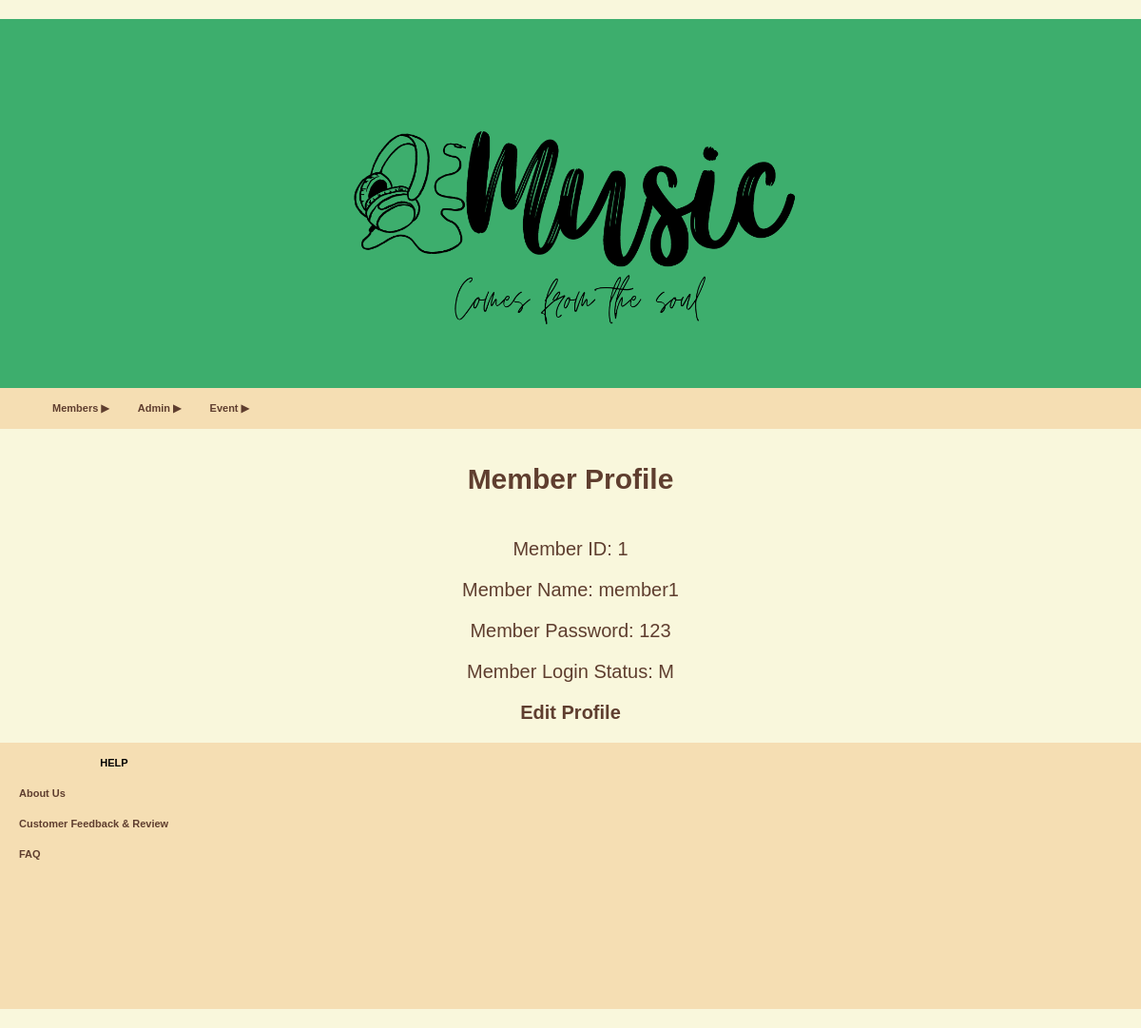
The page /viewprofile.php (signed in) on the database its author committed.
### tables this page shows
CREATE TABLE members (
	member_id INT NOT NULL PRIMARY KEY AUTO_INCREMENT,
	member_name VARCHAR (20) NOT NULL,
	member_password VARCHAR (20) NOT NULL,		
	member_login_status VARCHAR (2) NOT NULL,
    member_gmail VARCHAR (20) NOT NULL,
    email_status VARCHAR(10) NOT NULL

);

### viewprofile.php (the view, shortened to what this page needs)
<?php
$mysqli = mysqli_connect(DB_HOST, DB_USER, DB_PASSWORD, DB_NAME) OR die("Connection failed: " . mysqli_connect_error());
$member_id = $_SESSION['member_id'];
$query = "SELECT * FROM members WHERE member_id = ?";
$stmt = mysqli_prepare($mysqli, $query);
if ($stmt) {
    mysqli_stmt_bind_param($stmt, "s", $member_id);
    mysqli_stmt_execute($stmt);
    $result = mysqli_stmt_get_result($stmt);
    $member = mysqli_fetch_assoc($result);
} else {
    die("Database query failed.");
}
?>
<!DOCTYPE html>
<html>
<head>
    <link rel="stylesheet" href="style.css">
</head>
<body>
    <header>
        <div class="logo">
            <a><img src="Music.png" alt="Music"></a>
        </div>
        <nav class="horizontal">
            <ul class="mainmenu">
                <li>
                    <a href="#" class="submenuTitle">Members &#9654;</a>
                </li>
                <li>
                    <a href="#" class="submenuTitle">Admin &#9654;</a>
                </li>
                <li>
                    <a href="#" class="submenuTitle">Event &#9654;</a>
                </li>
            </ul>
        </nav>
    </header>
    <section>
        <div>
            <h2>Member Profile</h2>
            <div>
                <?php if ($member): ?>
                    <p>Member ID: <?php echo htmlspecialchars($member['member_id']); ?></p>
                    <p>Member Name: <?php echo htmlspecialchars($member['member_name']); ?></p>
                    <p>Member Password: <?php echo htmlspecialchars($member['member_password']); ?></p>
                    <p>Member Login Status: <?php echo htmlspecialchars($member['member_login_status']); ?></p>
                <?php else: ?>
                    <p>No profile found for this member.</p>
                <?php endif; ?>
            </div>
            <a href="editprofile.php">Edit Profile</a>
        </div>
    </section>
</body>
<footer>
    <nav class="navi">
        <p class="help">HELP</p>
        <a href="aboutus.html">About Us</a>
        <a href="memfeedback.html">Customer Feedback & Review</a>
        <a href="FAQ.php">FAQ</a>
    </nav>
</footer>
</html>

### style.css (style rules this page uses)
html { background-color: rgb(249,247,220); margin: 0; padding: 0; }
body { background-color: rgb(249,247,220); text-align: center; color: #5F3E2F; font: 11px verdana, sans-serif; margin: 0px; padding: 20px 0px 20px 0px; align-items: center; align-self: center; }
a { color: #5F3E2F; font-weight: bold; text-decoration: none; }
.logo img { max-width: 100%; max-height: 100%; width: 1200px; height:auto; }
header { background-color: rgb(61,174,109); }
nav { display:contents; width: 100%; }
nav > ul > li { display: table-cell; }
nav > ul > li > a { display: block; }
nav.horizontal ul { display:block; flex-flow:column wrap; }
ul { text-align: left; list-style: none; background-color: wheat; }
.submenuTitle { padding:15px; display:inline-block; }
nav.horizontal a.submenuTitle { display:block; }
nav { font-family:'Trebuchet MS', 'Lucida Sans Unicode', 'Lucida Grande', 'Lucida Sans', Arial, sans-serif; }
section { align-items: center; align-self: center; font-family: 'Trebuchet MS', 'Lucida Sans Unicode', 'Lucida Grande', 'Lucida Sans', Arial, sans-serif; font-size: 20px; }
section>div { display: flex; flex-direction: column; justify-content: center; align-items: center; text-align:center; }
footer { background-color: wheat; height: 280px; color: aliceblue; }
.navi > a { margin: 20px; display: flex; flex-direction: column; align-items: flex-start; }
.help { font-weight: bold; width: 200px; height: auto; margin: 20px; padding-top:15px; color: black; }

### rows shown on the page
members: member_id "1", member_name "member1", member_password "123", member_login_status "M"
